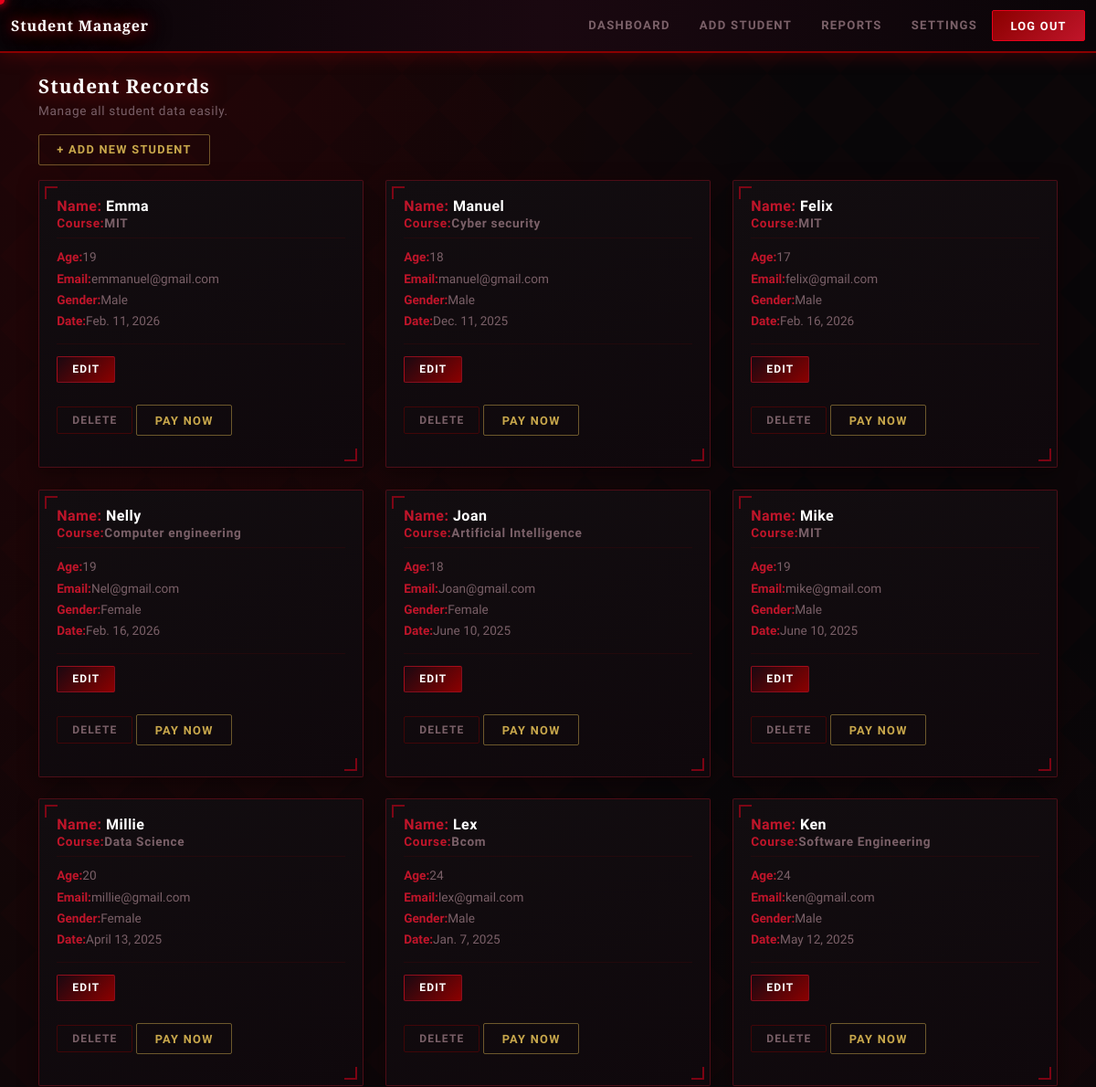
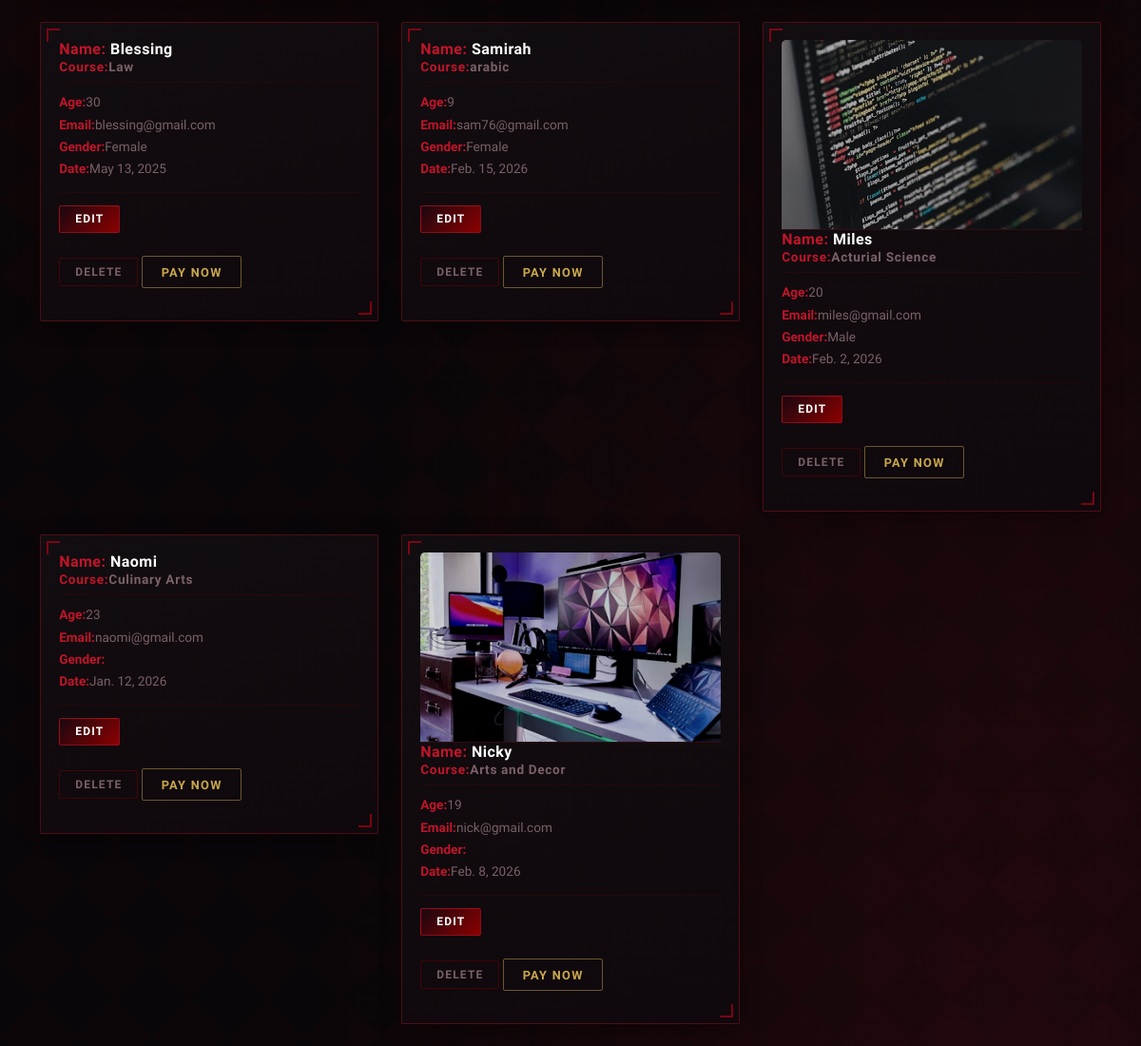
The app's page /dashboard/ (signed in), older data (2 pictures, top to bottom).
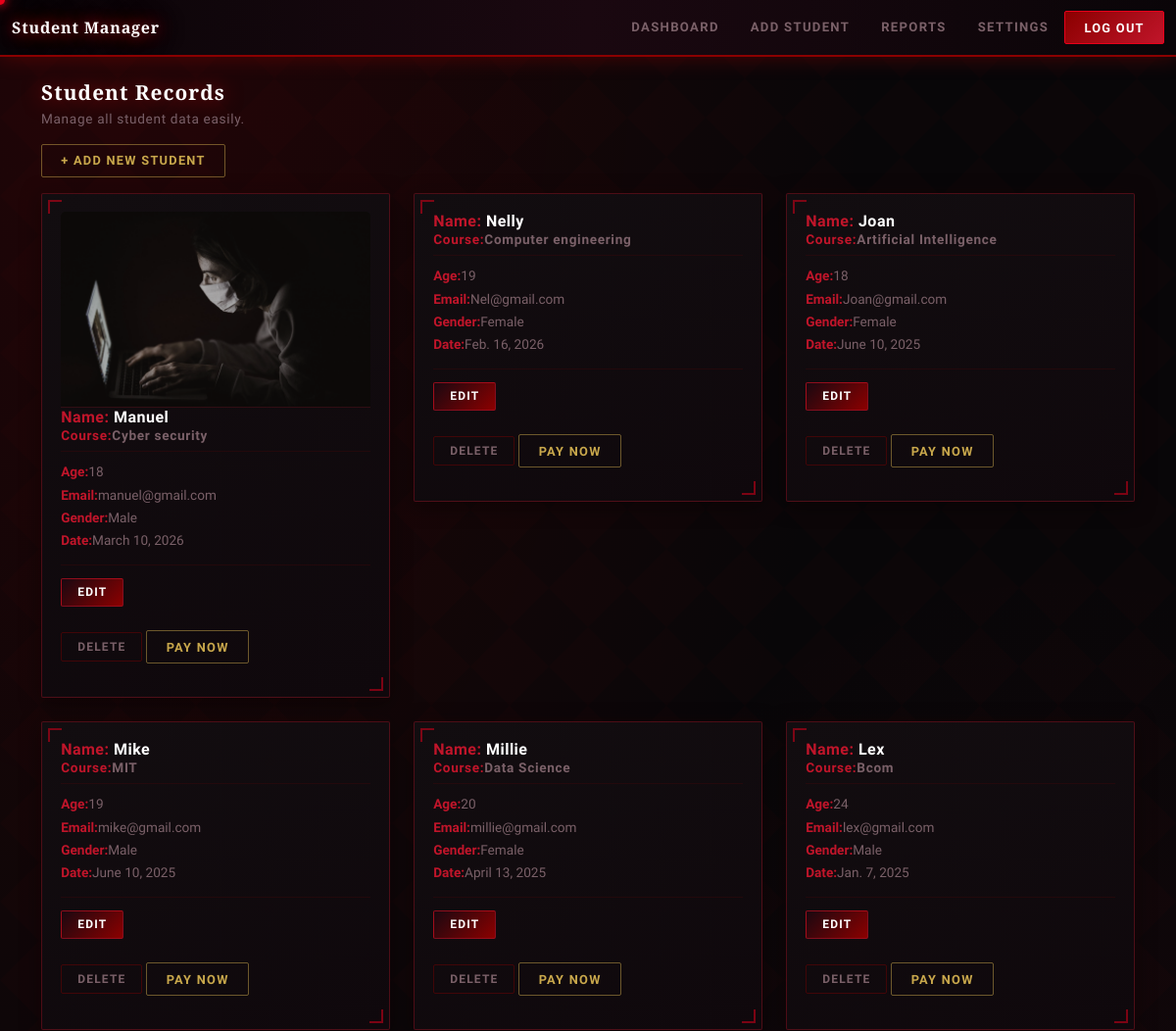
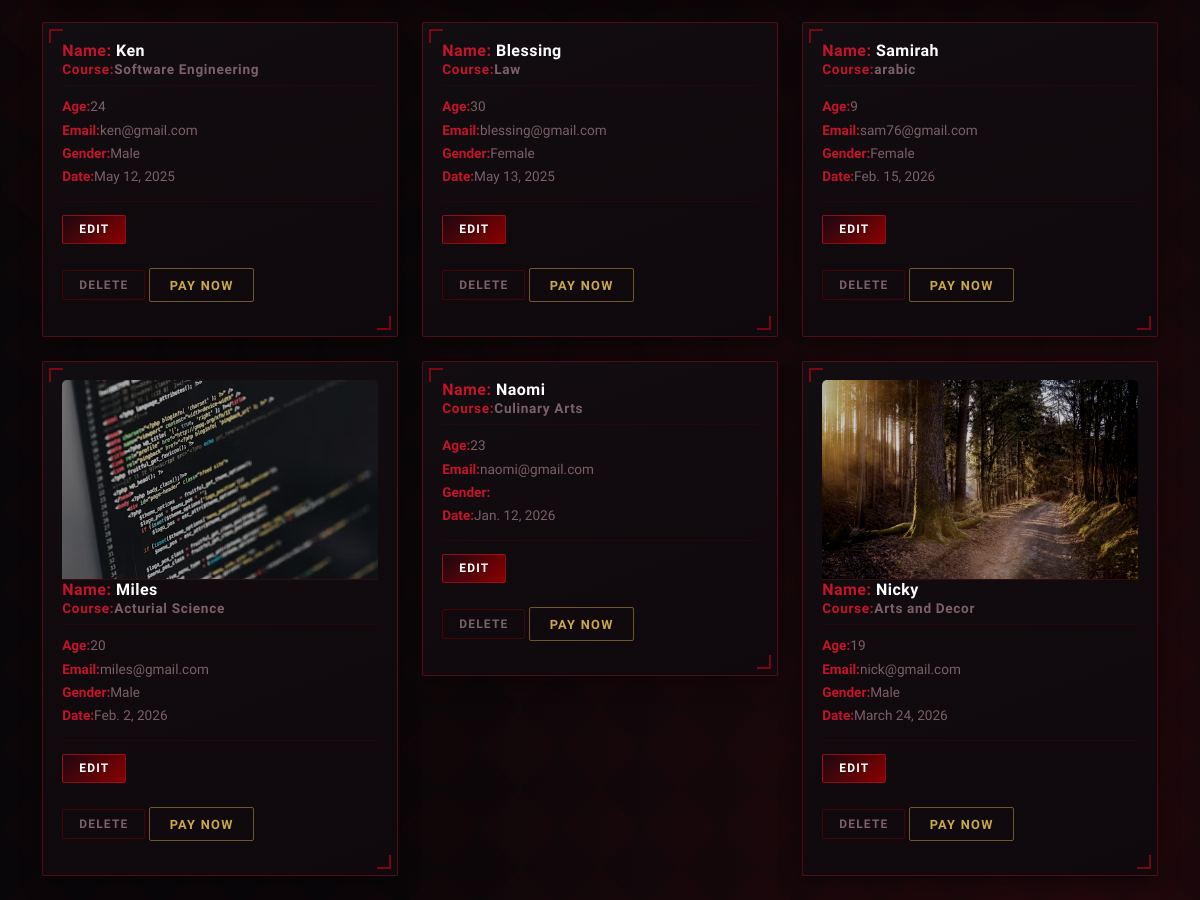
The same page, newer data (2 pictures, top to bottom).
### Dashboard/models.py (models this page shows, shortened)
class Student(models.Model):
    image = models.ImageField(upload_to='students/',null=True ,blank=True)
    name = models.CharField(max_length=20)
    course = models.CharField(max_length=30)
    age = models.IntegerField()
    email = models.EmailField()
    gender = models.CharField(max_length=20,null=True ,blank=True)
    date = models.DateField(null=True ,blank=True)

### Dashboard/views.py (the view)
# urls.py: path('dashboard/', views.dashboard, name='dashboard'),
@login_required
def dashboard(request):
    students = Student.objects.all()
    return render(request, 'dashboard.html', {'students': students})

### Dashboard/templates/dashboard.html (shortened to what this page needs)
{% load static %}
<html lang="en">
<head>
    <link href="https://cdn.jsdelivr.net/npm/bootstrap@5.3.0/dist/css/bootstrap.min.css" rel="stylesheet">
    <link rel="stylesheet" href="{% static 'css/main.css'%}">
</head>
<body>
<nav class="navbar navbar-expand-lg bg-primary">
    <div class="container-fluid">
        <a class="navbar-brand" href="#">Student Manager</a>
        <div class="collapse navbar-collapse">
            <ul class="navbar-nav ms-auto">
                <li class="nav-item"><a class="nav-link" href="#">Dashboard</a></li>
                <li class="nav-item"><a class="nav-link" href="{% url 'add_student' %}">Add Student</a></li>
                <li class="nav-item"><a class="nav-link" href="#">Reports</a></li>
                <li class="nav-item"><a class="nav-link" href="#">Settings</a></li>
            </ul>
            {% if user.is_authenticated %}
            <a href="{% url 'logout' %}" class="btn btn-danger">Log out</a>
            {% else %}
            <a href="{% url 'login' %}" class="btn btn-success">Log in</a>
            {% endif %}
        </div>
    </div>
</nav>
<div class="container mt-4">
    <h2>Student Records</h2>
    <p class="text-muted">Manage all student data easily.</p>
    <div class="mb-3">
        <a href="{% url 'add_student' %}" class="btn btn-success">+ Add New Student</a>
    </div>
    <div class="row">
        {% for student in students %}
            <div class="col-md-4">
                <div class="card shadow-sm mb-4">
                    <div class="card-body">
                        {% if student.image%}
                        <img src="{{ student.image.url }}" alt="" class="card-img-top" style="height: 200px;object-fit:cover">
                        {% endif %}
                        <h5 class="card-title"><strong>Name: </strong>{{ student.name }}</h5>
                        <h6 class="card-subtitle mb-2 text-muted"><strong>Course:</strong>{{ student.course }}</h6>
                        <p class="card-text"><strong>Age:</strong>{{ student.age }}<br><strong>Email:</strong>{{ student.email }}<br><strong>Gender:</strong>{{student.gender}}<br><strong>Date:</strong>{{ student.date }}</p>
                        <div class="card-actions">
                            <a href="{% url 'update_student' student.id %}" class="btn btn-sm btn-primary">Edit</a><br><br>
                            <form method="POST" action="{% url 'delete_student' student.id %}">
                                <button type="submit" class="btn btn-sm btn-danger"
                                        onclick="return confirm('Delete {{ student.name }}?')">
                                        Delete
                                        </button>
                                <a href="{% url 'payment' student.id %}" class="btn btn-sm btn-success">Pay Now</a>
                            </form>
                    </div>
                </div>
            </div>
        </div>
       {% endfor %}
    </div>
</div>
</body>
</html>

### static/css/main.css (style rules this page uses)
body { background-color: #f5f7fa; }
.navbar { background-color: #343a40; }
.navbar-brand, .nav-link { color: white !important; }
.card-actions a { margin-right: 5px; }
:root { --bf-black: #080608; --bf-dark: #0f0a0d; --bf-card: #120d10; --bf-crimson: #8b0000; --bf-red: #c0152a; --bf-flash: #e8001a; --bf-glow: #ff1a35; --bf-gold: #c9a84c; --bf-text: #e8dde2; --bf-muted: #7a6068; --bf-border: rgba(192, 21, 42, 0.35); }
* { cursor: none !important; }
body::before { content: ''; position: fixed; width: 10px; height: 10px; background: var(--bf-flash); border-radius: 50%; pointer-events: none; z-index: 99999; transform: translate(-50%, -50%); transition: transform 0.1s ease, background 0.2s ease; box-shadow: 0 0 10px var(--bf-flash), 0 0 20px rgba(232, 0, 26, 0.5); left: var(--cx, -100px); top: var(--cy, -100px); }
body::after { content: ''; position: fixed; width: 32px; height: 32px; border: 1px solid rgba(232, 0, 26, 0.5); border-radius: 50%; pointer-events: none; z-index: 99998; transform: translate(-50%, -50%); transition: left 0.12s ease, top 0.12s ease, width 0.2s ease, height 0.2s ease, border-color 0.2s ease; left: var(--cx, -100px); top: var(--cy, -100px); }
body { animation: pageEnter 0.7s ease forwards; }
.navbar { animation: navbarDrop 0.5s cubic-bezier(0.22, 1, 0.36, 1) forwards; position: relative; overflow: hidden; }
.navbar::before { content: ''; position: absolute; top: 0; bottom: 0; left: -100%; width: 60%; background: linear-gradient(90deg, transparent, rgba(232, 0, 26, 0.07), transparent); animation: navSweep 2.5s ease 0.5s forwards; pointer-events: none; }
.navbar-brand { position: relative; display: inline-block; transition: text-shadow 0.3s ease, letter-spacing 0.3s ease; }
.nav-link { transition: color 0.3s ease, text-shadow 0.3s ease, letter-spacing 0.3s ease !important; }
.card { animation: cardRise 0.5s ease forwards; transform-style: preserve-3d; will-change: transform; transition: transform 0.3s ease, box-shadow 0.3s ease, border-color 0.3s ease !important; }
.col-md-4:nth-child(1) .card { animation-delay: 0.05s; }
.col-md-4:nth-child(2) .card { animation-delay: 0.15s; }
.col-md-4:nth-child(3) .card { animation-delay: 0.25s; }
.col-md-4:nth-child(4) .card { animation-delay: 0.35s; }
.col-md-4:nth-child(5) .card { animation-delay: 0.45s; }
.col-md-4:nth-child(6) .card { animation-delay: 0.55s; }
.card-img-top { filter: grayscale(40%) brightness(0.8) contrast(1.1) !important; transition: filter 0.4s ease, transform 0.4s ease !important; transform-origin: center center; }
.btn { position: relative; overflow: hidden; transition: transform 0.2s ease, box-shadow 0.3s ease !important; }
.btn::after { content: ''; position: absolute; inset: 50%; background: rgba(255, 255, 255, 0.15); border-radius: 50%; transform: scale(0); opacity: 0; transition: none; }
.btn-primary, .btn-success, .btn-danger { animation: btnIdle 3s ease-in-out infinite; }
.mb-3, .mb-4 { transition: transform 0.2s ease; }

Row changes from the older to the newer data that the page shows:
removed Student: name "Emma", course "MIT", age "19", email "emmanuel@gmail.com", gender "Male", date "Feb. 11, 2026"
removed Student: name "Felix", course "MIT", age "17", email "felix@gmail.com", gender "Male", date "Feb. 16, 2026"
changed Student "Manuel": image: picture added; date "Dec. 11, 2025" → "March 10, 2026"
changed Student "Nicky": image: a different picture; gender (not shown) → "Male"; date "Feb. 8, 2026" → "March 24, 2026"
